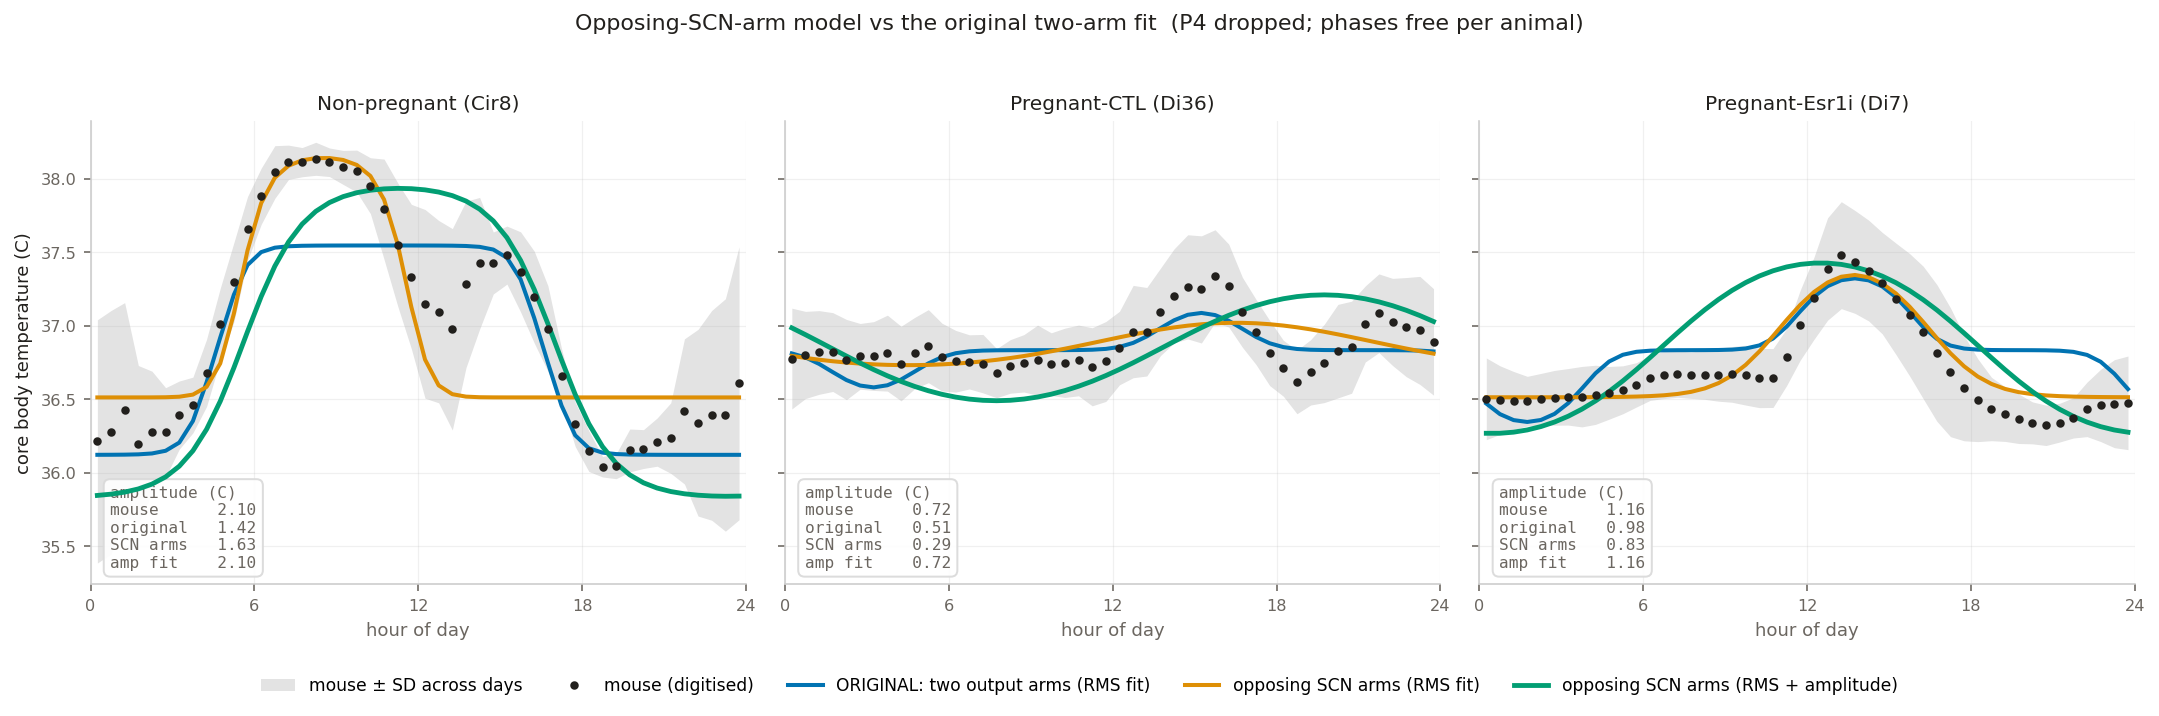

Reproduce this figure in Python.
"""Time series: the one-node opposing-SCN-arm model vs the original two-arm fit.

Three panels (one per animal), digitised mouse mean +/- SD across days behind,
three fitted curves on top:

  ORIGINAL (dual, RMS)  - the two-opposed-sigmoid model behind fig_ts_all3.png
  AMSH (RMS)            - one node + opposing SCN arms, fitted on waveform RMS
  AMSH (amplitudes)     - same model, fitted on the three amplitudes

The point of the figure is the amplitude-vs-shape tension: AMSH-amplitudes lands
the peak-to-trough exactly and loses waveform shape; AMSH-RMS does the reverse.
"""
import io
import numpy as np
import matplotlib
matplotlib.use("Agg")
import matplotlib.pyplot as plt
from scipy.optimize import minimize

fold = np.load("fold.npy", allow_pickle=True).item()
LABELS = ["non-preg", "pregnant", "Esr1i"]
TITLES = ["Non-pregnant (Cir8)", "Pregnant-CTL (Di36)", "Pregnant-Esr1i (Di7)"]
hrs = fold[LABELS[0]][0]
OBS = np.vstack([fold[l][1] for l in LABELS])
SD = np.vstack([fold[l][2] for l in LABELS])
AMP = OBS.max(1) - OBS.min(1)

src = io.open("freephase.py", encoding="utf-8").read().split("ALL = np.array")[0]
ns = {}
exec(src, ns)
plant, sig, clocks = ns["plant"], ns["sig"], ns["clocks"]


def amsh(x):
    R, Q, x0, wE = x[:4]; A_T, T0, rho = x[4:7]; ph = x[7:10]
    E2 = np.array([0., 1., rho])[:, None]
    return plant(sig(R * (1. - Q * E2) * clocks(ph) + x0 + wE * E2), A_T, 1e-6, T0)


def dual(x):
    b, g, w, _ = x[:4]; A_T, T0, rho = x[4:7]; ph = x[7:10]
    E2 = np.array([0., 1., rho])[:, None]; c = clocks(ph)
    return plant(sig(b + g * c + w * E2) - sig(b - g * c + w * E2), A_T, 1e-6, T0)


def rms(M):
    r = M - OBS
    return float(np.sqrt(np.mean((np.sqrt(np.mean(r ** 2, 1)) / AMP) ** 2)))


def amperr(M):
    a = M.max(1) - M.min(1)
    return float(np.sqrt(np.mean(((a - AMP) / AMP) ** 2)))


BA = [(0, 40), (-2, 2), (-8, 8), (-8, 8), (0.1, 15), (30, 42), (0., 1.)] + [(0., 24.)] * 3
BD = [(-8, 8), (0, 40), (-25, 25), (-1, 1), (0.1, 15), (30, 42), (0., 1.)] + [(0., 24.)] * 3


def fit(fn, B, obj, nstart=120, seed=31):
    rng = np.random.default_rng(seed)
    lo = np.array([q[0] for q in B]); hi = np.array([q[1] for q in B])
    best = None
    for _ in range(nstart):
        x0 = lo + rng.random(len(B)) * (hi - lo)
        r = minimize(lambda z: obj(fn(z)), x0, bounds=B, method="L-BFGS-B",
                     options=dict(maxiter=400, ftol=1e-14))
        if best is None or r.fun < best[0]:
            best = (float(r.fun), r.x)
    return best[1]


x_dual = fit(dual, BD, rms)
x_arms = fit(amsh, BA, rms)
x_amp = fit(amsh, BA, lambda M: rms(M) + 3.0 * amperr(M))   # amplitude-only leaves
#          T0 and phase unconstrained (rms ~2.4) AND is degenerate in Q: both
#          Q=+0.66 (arms cancel) and Q=-2.0 (arms reinforce into saturation)
#          reproduce the amplitudes exactly. The combined objective pins the curve.
M_dual, M_arms, M_amp = dual(x_dual), amsh(x_arms), amsh(x_amp)

# categorical hues, fixed order, CVD-validated (see validate_palette.js)
C_DUAL, C_ARMS, C_AMP = "#0173B2", "#DE8F05", "#029E73"
INK, MUTED = "#22201d", "#6b6660"

fig, axes = plt.subplots(1, 3, figsize=(15, 4.8), sharey=True)
for i, ax in enumerate(axes):
    ax.fill_between(hrs, OBS[i] - SD[i], OBS[i] + SD[i], color="0.80", alpha=0.55,
                    lw=0, label="mouse ± SD across days" if i == 0 else None,
                    zorder=1)
    ax.plot(hrs, OBS[i], "o", ms=3.2, color=INK, zorder=5,
            label="mouse (digitised)" if i == 0 else None)
    ax.plot(hrs, M_dual[i], lw=2, color=C_DUAL, zorder=3,
            label="ORIGINAL: two output arms (RMS fit)" if i == 0 else None)
    ax.plot(hrs, M_arms[i], lw=2, color=C_ARMS, zorder=3,
            label="opposing SCN arms (RMS fit)" if i == 0 else None)
    ax.plot(hrs, M_amp[i], lw=2.4, color=C_AMP, zorder=4,
            label="opposing SCN arms (RMS + amplitude)" if i == 0 else None)

    a = [AMP[i], np.ptp(M_dual[i]), np.ptp(M_arms[i]), np.ptp(M_amp[i])]
    ax.text(0.03, 0.03,
            f"amplitude (C)\nmouse      {a[0]:.2f}\noriginal   {a[1]:.2f}\n"
            f"SCN arms   {a[2]:.2f}\namp fit    {a[3]:.2f}",
            transform=ax.transAxes, fontsize=8, va="bottom", family="monospace",
            color=MUTED, bbox=dict(boxstyle="round,pad=0.4", fc="white",
                                   ec="0.85", alpha=0.9))
    ax.set_title(TITLES[i], fontsize=10, color=INK)
    ax.set_xlabel("hour of day", fontsize=9, color=MUTED)
    ax.set_xticks(range(0, 25, 6))
    ax.set_xlim(0, 24)
    ax.grid(alpha=0.18, lw=0.6)
    for s in ("top", "right"):
        ax.spines[s].set_visible(False)
    for s in ("left", "bottom"):
        ax.spines[s].set_color("0.8")
    ax.tick_params(colors=MUTED, labelsize=8)

axes[0].set_ylabel("core body temperature (C)", fontsize=9, color=INK)
fig.legend(loc="lower center", ncol=5, frameon=False, fontsize=8.5,
           bbox_to_anchor=(0.5, -0.02))
fig.suptitle("Opposing-SCN-arm model vs the original two-arm fit  "
             "(P4 dropped; phases free per animal)", fontsize=11, color=INK)
fig.tight_layout(rect=[0, 0.05, 1, 0.96])
fig.savefig("fig_amsh_vs_original.png", dpi=145, facecolor="white",
            bbox_inches="tight")

print(f"{'model':32s}{'amps':>22}{'ratios':>22}{'rms':>9}")
print(f"{'mouse (observed)':32s}{str(np.round(AMP,2)):>22}"
      f"{str(np.round(AMP/AMP[0],2)):>22}{'-':>9}")
for nm, M in (("ORIGINAL two output arms", M_dual),
              ("opposing SCN arms (RMS)", M_arms),
              ("opposing SCN arms (RMS+amp)", M_amp)):
    a = M.max(1) - M.min(1)
    print(f"{nm:32s}{str(np.round(a,2)):>22}{str(np.round(a/a[0],2)):>22}{rms(M):9.4f}")
print(f"\nQ (RMS fit) = {x_arms[1]:.3f}   Q (amplitude fit) = {x_amp[1]:.3f}")
print("saved fig_amsh_vs_original.png")
